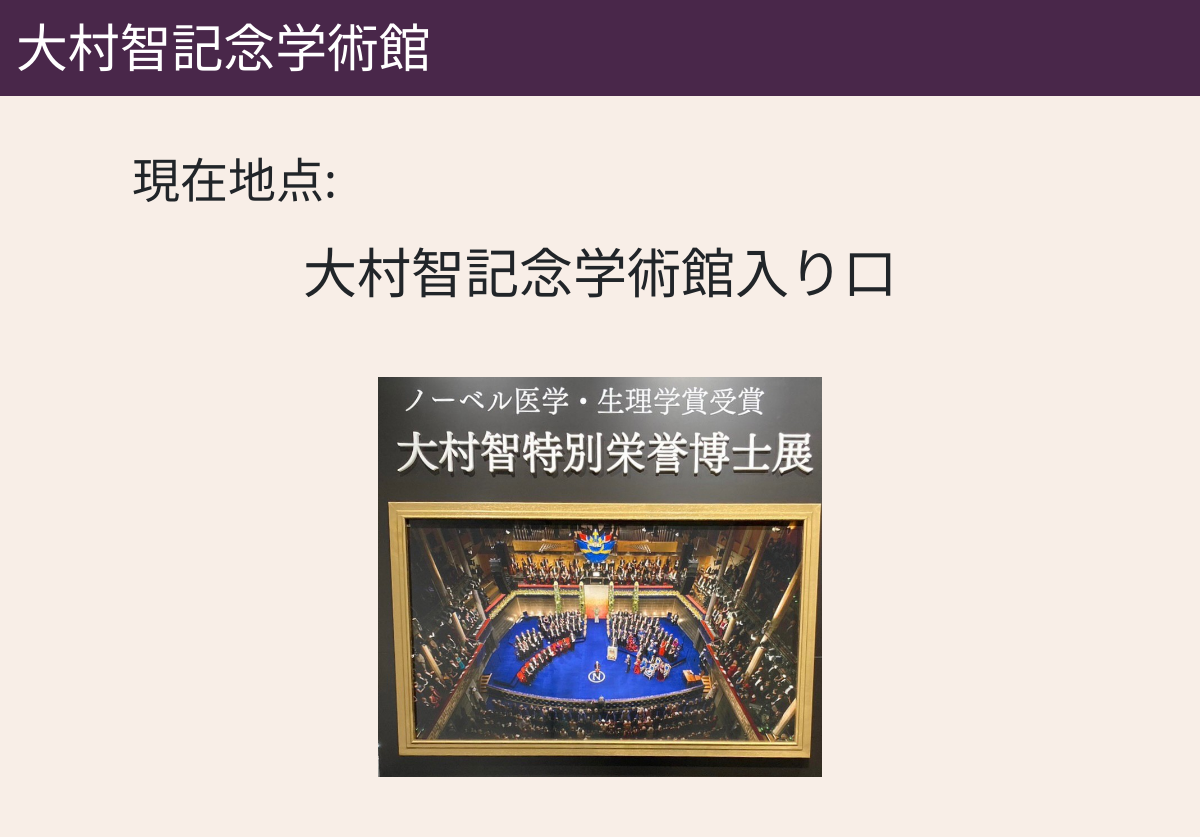
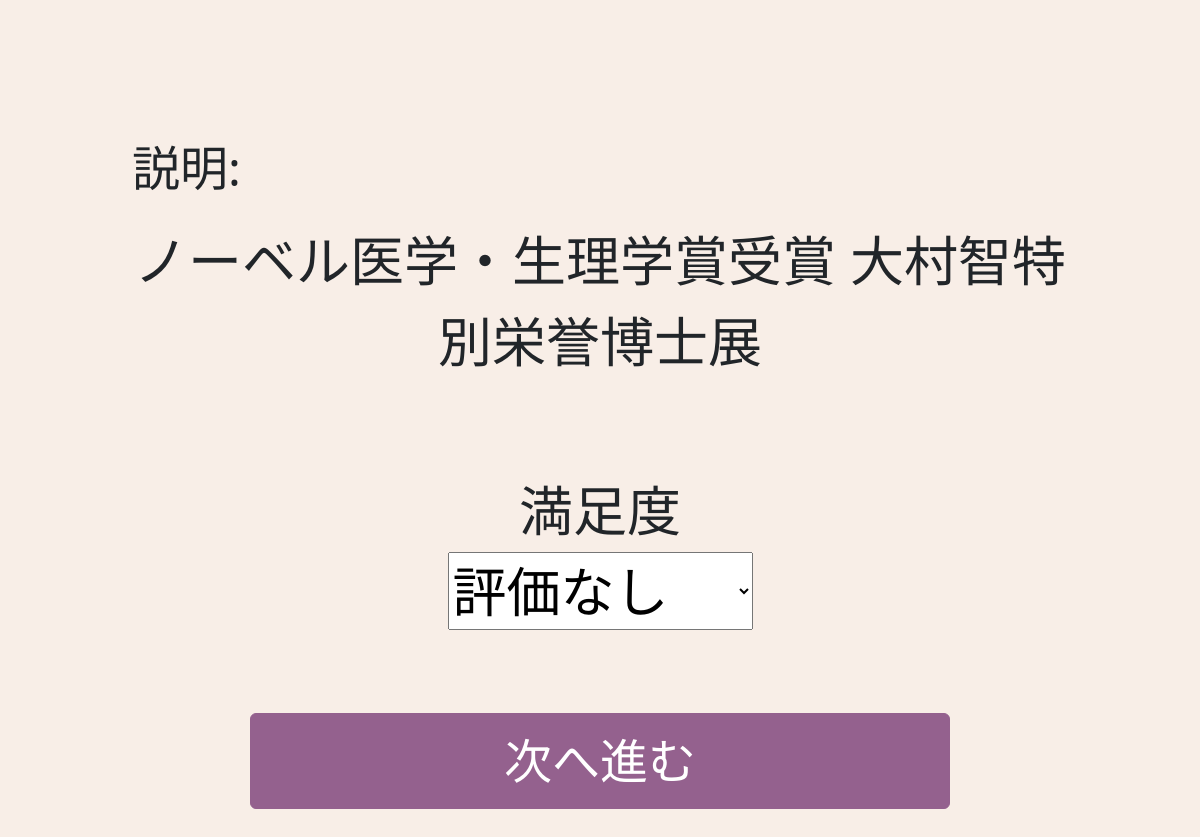
/QAmuseum/Arrive/140, run on an earlier commit of the app's database (2 pictures, top to bottom).
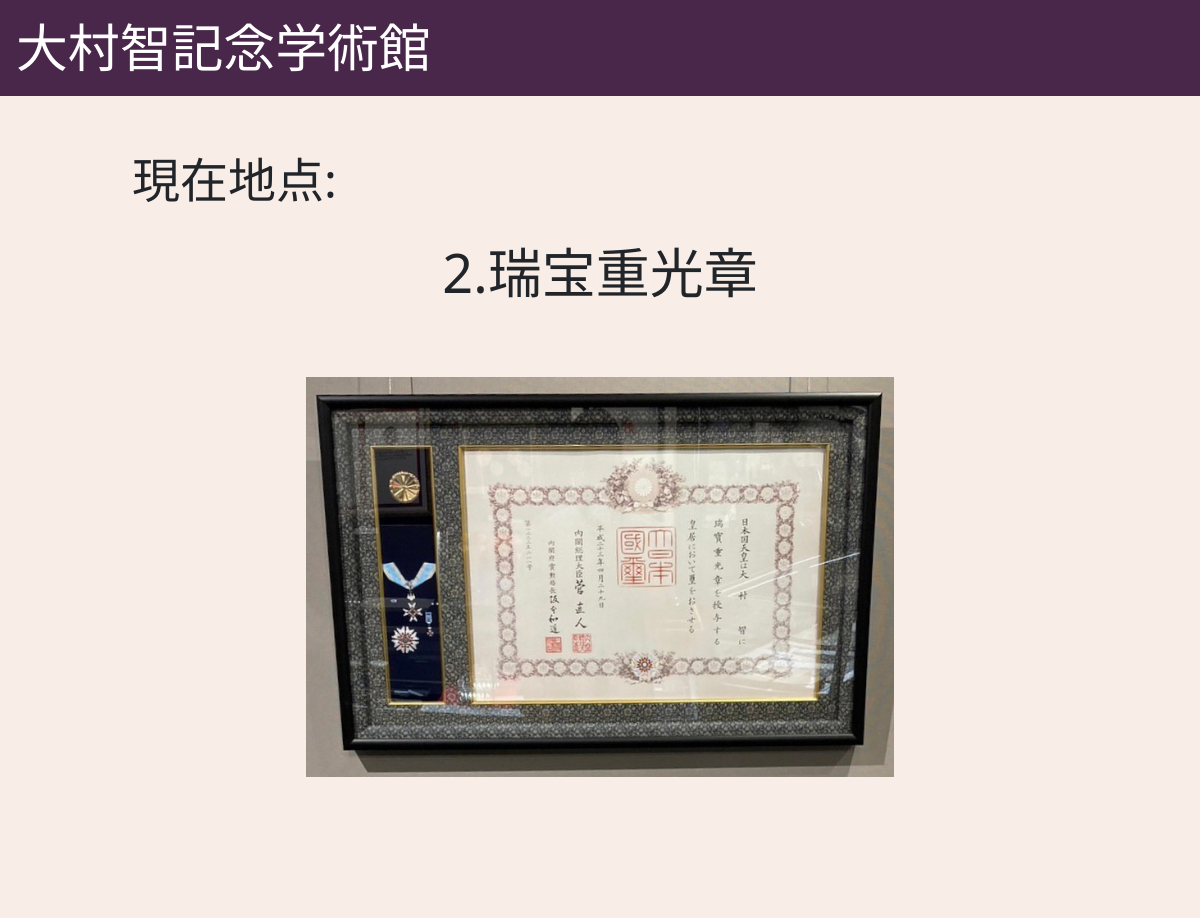
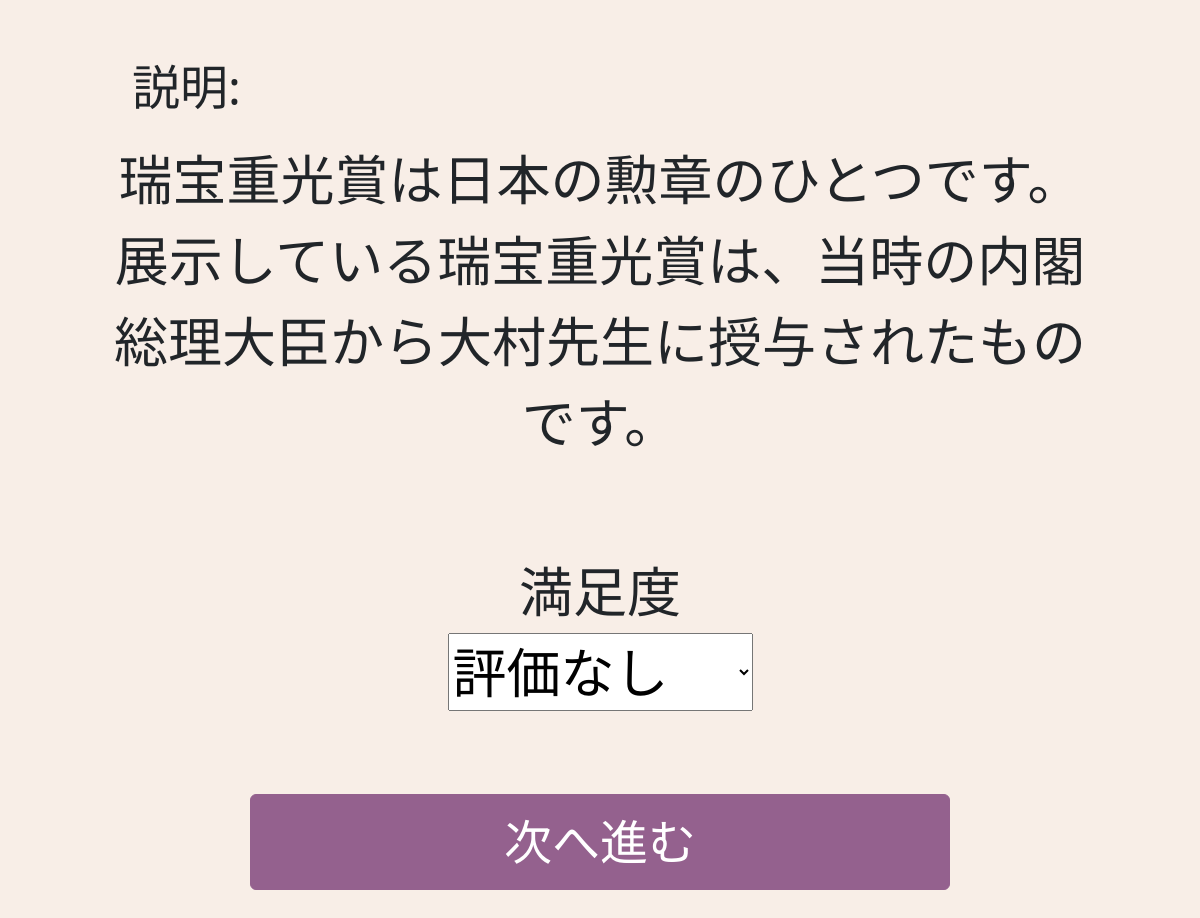
And on a later commit of the database (2 pictures, top to bottom).
### QAmuseum/models.py (models this page shows, shortened)
class OmuraMuseum(models.Model):
    id=models.IntegerField(primary_key=True)
    name=models.CharField(max_length=100)
    satisfaction=models.FloatField()
    x=models.IntegerField()
    y=models.IntegerField()
    stay_time = models.FloatField()
    wait_time = models.IntegerField(default=0)
    exp = models.TextField()
    image=models.ImageField(upload_to='media/',blank=True)
    en_name=models.CharField(max_length=100,default="title")
    en_exp = models.TextField(default="text")
    map_image=models.ImageField(upload_to='media/',blank=True)

### QAmuseum/views.py (the view)
# urls.py: path("Arrive/<int:pk>",views.Arrive,name="Arrive"),
def Arrive(request,pk):
    obj=UserPath.objects.get(pk=pk)
    obj.last_page=request.build_absolute_uri()
    obj.save()
    if request.method == 'GET':
        if "arrive" in request.GET:
            obj = UserPath.objects.get(pk=pk)
            path=obj.path.split(',')
            print(path)
            count=obj.count
            if not obj.next_spot==0:
                temp_path=obj.visit_path.split(',')
                visit_path=[]
                for i in temp_path:
                    visit_path.append(int(i))
                visit_path.append(int(path[count+1]))
                pd=str(visit_path)
                pa = pd.replace(']','')
                visit_path = pa.replace('[','')
                obj.visit_path=visit_path
                obj.count=count+1
                obj.now_spot=path[obj.count]
                obj.next_spot=path[obj.count+1]
                obj.save()
                userpath=UserPath.objects.get(pk=pk)
                path = userpath.path.split(',')
                mid_time=time.time()
                userpath.now_time=mid_time
                predict_time=predict(path,userpath.now_spot,userpath.speed,userpath.browse)
                userpath.predict_time=predict_time
                userpath.save()
                if int(predict_time) != int(userpath.now_time-userpath.start_time)/60:
                    print(predict_time*60)
                    print(userpath.now_time-userpath.start_time)
                    print("time over")
                    T=userpath.time-(userpath.now_time-userpath.start_time)/60-userpath.count_time/60
                    speed_move=userpath.speed
                    speed_watch=userpath.browse
                    temp_path=userpath.visit_path.split(',')
                    visit_spot=[]
                    for i in temp_path:
                        visit_spot.append(int(i))
                    now_spot=userpath.now_spot
                    now_path=userpath.path
                    pt=back_calc.delay(T,speed_move,speed_watch,visit_spot,now_spot)
                    userpath.caluculate_back=pt.id
                    userpath.calc_bool=True
                    userpath.save()
            else:
                return redirect("End",pk)
        if "reset" in request.GET:
            obj =UserPath.objects.get(pk=pk)
            path = obj.path.split(',')
            if obj.count > 0:
                obj.count = obj.count-1
            else:
                obj.count=0
            obj.now_spot=path[obj.count]
            obj.next_spot=path[obj.count+1]
            obj.save()
            userpath = UserPath.objects.filter(pk=pk)
            for userpath in userpath:
                object = {
                    "path":userpath.path,
                    "nowspot":userpath.now_spot+1,
                    "nextspot":userpath.next_spot+1,
                    "pk":userpath.pk
                    }
            nowsp=userpath.now_spot+1
            nextsp=userpath.next_spot+1
            now_spot=OmuraMuseum.objects.get(id=nowsp)
            next_spot=OmuraMuseum.objects.get(id=nextsp)
            spot={"nowspot_name":now_spot.name,
                "nextspot_name":next_spot.name,
                }
            object.update(spot)
            pt=userpath.path.split(',')
            graph = Plot_graph(userpath.now_spot,userpath.next_spot,pt)
            object['graph']=graph
            return render(request, "QAmuseum/MuseumPath.html",{'object':object,'pk':pk})
    userpath=UserPath.objects.get(pk=pk)
    path = userpath.path.split(',')
    nsp = userpath.now_spot
    spot = OmuraMuseum.objects.filter(id=nsp+1)
    for spot in spot:
        object_spot={"name":spot.name,
                     "explain":spot.exp,
                    "img":spot.image,
                     "pk":userpath.pk}
    value={"display_evaluation":0}
    form={"form":EvaluationForm(value)}
    object_spot.update(form)
    return render(request,"QAmuseum/Arrive.html",object_spot)

### QAmuseum/forms.py
class EvaluationForm(forms.Form):
    choice_evaluation=(
        (5,"☆☆☆☆☆"),
        (4,"☆☆☆☆"),
        (3,"☆☆☆"),
        (2,"☆☆"),
        (1,"☆"),
        (0,"評価なし"),
    )
    display_evaluation=forms.ChoiceField(label="満足度",choices=choice_evaluation)

### QAmuseum/templates/QAmuseum/Arrive.html (shortened to what this page needs)
{% extends "base.html" %}
    {% block body %}
        <div class="container-fluid">
        <p class="spot">現在地点:<br></p>
        <p class="text-center name-explain">{{name}}<br></p>
        <div class="text-center">
        <img src="/media/{{img}}"></div><br><br>
        <p class="spot">説明:<br></p>
        <p class="text-center name-explain">{{explain}}<br></p>
        <br>
        <div class="text-center name-explain">
        <form action="{% url 'Evaluation' pk%}" method="POST">
            {{form.display_evaluation.label}}<br>
            {{form.display_evaluation}}<br><br>
            <button type="submit" name="button" class="btn btn-success">次へ進む</button>
<br><br>
        </form></div></div>
        {% endblock %}

### QAmuseum/templates/QAmuseum/base.html (shortened to what this page needs)
{% load static %}
{% load django_bootstrap5 %}
{% load widget_tweaks %}
<!DOCTYPE html>
<html>
    <head>
        {% bootstrap_css %}
        <link rel="stylesheet" type="text/css" href="{% static 'css/bootstrap.min.css' %}">
        <link rel="stylesheet" href="{% static 'QAmuseum/style.css' %}">
        <link rel="stylesheet" href="{% static 'path/to/lightbox2/css/lightbox.min.css' %}">
    </head>
<body>
    <header>
        <nav class="navbar navbar-expand-md navbar-dark fixed-top bg-indigo p-1">
            <div class="container-fluid">
               <a class="navbar-brand" href="#">大村智記念学術館</a>
            </div>
        </nav>
    </header>
    <br>
    <br>
{% block body %}
{% endblock %}
</body>
</html>

### QAmuseum/static/QAmuseum/style.css (style rules this page uses)
.bg-indigo { background-color: #49274a; }
header { position:fixed; top:0; width:90%; max-width: 1000px; font-size: larger; }
body { font-size: 300%; background-color: #f8eee7; max-width: 1000px; width:95%; margin: 0 auto; margin-top: auto; }
button { width:4em; height:2em; }
.navbar-brand { font-size: 90%; margin-left:0; }
.btn-success { width:700px; font-size: 48px; background-color: #94618e; border-color: #94618e; text-align: center; }
.text-center { text-align: center; }
.spot { margin-left: 20px; }
.name-explain { font-size: 54px; }
img { width:78%; margin: 1em auto; }
.text-center img { max-height: 400px; width:auto; max-width: 800px; }

What changed in the data, as far as the page shows it:
no longer on this page (row unchanged): OmuraMuseum: name "大村智記念学術館入り口", image (picture), exp "ノーベル医学・生理学賞受賞 大村智特別栄誉博士展"
now on this page (row edited): OmuraMuseum: name "2.瑞宝重光章", image (picture), exp "瑞宝重光賞は日本の勲章のひとつです。展示している瑞宝重光賞は、当時の内閣総理大臣から大村先生に授与されたものです。"
